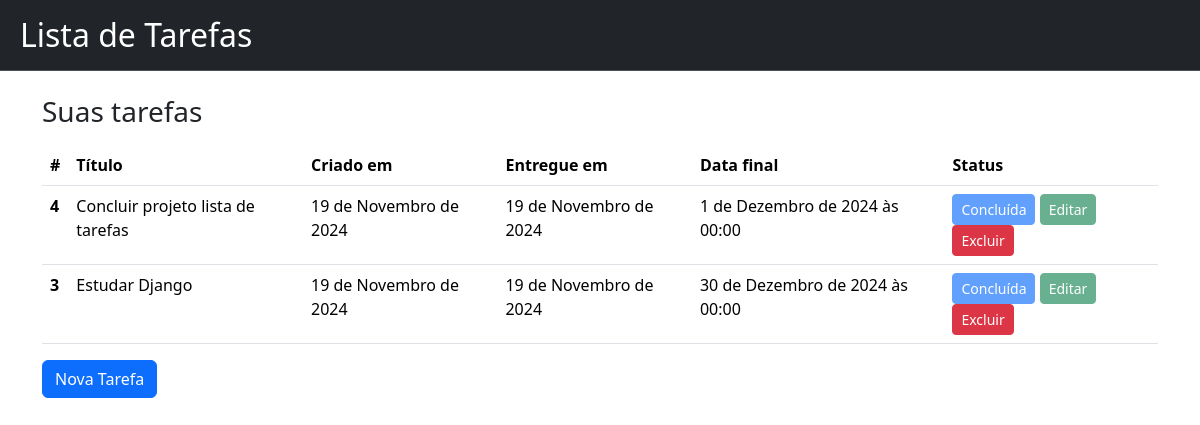
The page / on the database its author committed.
### todos/models.py (models this page shows, shortened)
class Todo(models.Model):
    title = models.CharField(verbose_name="Título",max_length=100, null=False, blank=False)
    created_at = models.DateField(verbose_name="Criado em", auto_now_add=True, null=False, blank=False)
    finished_at = models.DateField(verbose_name="Entregue em", null=True)
    deadline = models.DateField(verbose_name="Data final", null=False, blank=False)
    class Meta:
        ordering = ["deadline"]

### todos/views.py (the view)
# urls.py: path("", TodoListView.as_view(), name="todo_list"),
class TodoListView(ListView):
    model = Todo

### todos/templates/todos/todo_list.html (shortened to what this page needs)
{% extends "base.html" %}
{% block content %}
    <h1 class="fs-3 mb-3">Suas tarefas</h1>
    {% if todo_list %}
        <table class="table container">
            <thead>
            <tr>
                <th scope="col">#</th>
                <th scope="col">Título</th>
                <th scope="col">Criado em</th>
                <th scope="col">Entregue em</th>
                <th scope="col">Data final</th>
                <th scope="col">Status</th>
            </tr>
            </thead>
            <tbody>
                {% for todo in todo_list %}
                    <tr>
                        <th scope="row">{{ todo.pk }}</th>
                        <td>{{ todo.title }}</td>
                        <td>{{ todo.created_at }}</td>
                        <td>{{ todo.finished_at|default:"-" }}</td>
                        <td>{{ todo.deadline }}</td>
                        <td>
                            <a href="{% url 'todo_complete' pk=todo.pk%}" class="btn btn-primary btn-sm {% if todo.finished_at %}disabled{% endif %}">Concluída</a>
                            <a href="{% url 'todo_update' pk=todo.pk %}" class="btn btn-success btn-sm {% if todo.finished_at %}disabled{% endif %}">Editar</a>
                            <a href="{% url 'todo_delete' pk=todo.pk %}" class="btn btn-danger btn-sm">Excluir</a>
                        </td>
                    </tr>
                {% endfor %}
            </tbody>
        </table>
    {% else %}
        <h5 class="container text-primary ">Você não possui nenhuma tarefa!</h5>
    {% endif %}
    <a href={% url "todo_create" %} class="btn btn-primary">Nova Tarefa</a>
{% endblock content %}

### todos/templates/base.html (shortened to what this page needs)
<!doctype html>
<html lang="pt-br">
<head>
    <link href="https://cdn.jsdelivr.net/npm/bootstrap@5.3.3/dist/css/bootstrap.min.css" rel="stylesheet">
  </head>
  <body>
    <nav class="navbar bg-dark border-bottom border-body mb-4" data-bs-theme="dark">
        <div class="container-fluid">
            <a class="navbar-brand mb-0 h1 fs-2 p-2" href={% url "todo_list" %}>Lista de Tarefas</a>
        </div>
    </nav>
    <main class="container">
    {% block content %}{% endblock content %}
    </main>
  </body>
  </html>

### rows shown on the page
Todo: pk "4", title "Concluir projeto lista de tarefas", created_at "19 de Novembro de 2024", finished_at "19 de Novembro de 2024", deadline "1 de Dezembro de 2024 às 00:00"
Todo: pk "3", title "Estudar Django", created_at "19 de Novembro de 2024", finished_at "19 de Novembro de 2024", deadline "30 de Dezembro de 2024 às 00:00"
